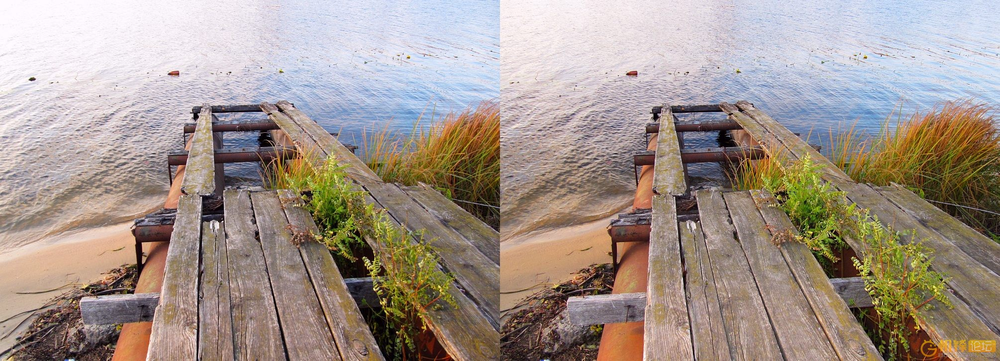
#> input picture bridge.png, 1000 x 361 px, shrunk from 2010 x 726 before the run
$ python StereoSGBM.py
#> lines starting #> are read from the running program, lines starting #| are printed output that depends on the picture

import numpy as np
import matplotlib
import cv2
import os
from matplotlib import pyplot as plt


img = cv2.imread("bridge.png")
#> img is the input picture: shape (361, 1000, 3); mean B, G, R 140.6, 149.5, 163
cv2.imshow("img", img)
imgL = np.split(img, 2, 1)[0]
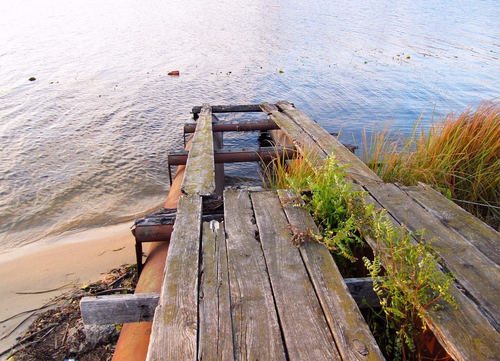
#> imgL: shape (361, 500, 3); mean B, G, R 146.7, 153.3, 166.2
imgR = np.split(img, 2, 1)[1]
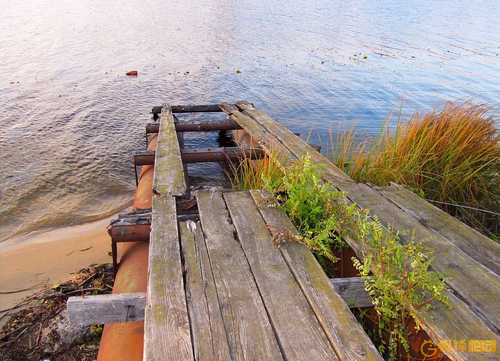
#> imgR: shape (361, 500, 3); mean B, G, R 134.6, 145.6, 159.8
stereo = cv2.StereoSGBM_create(numDisparities=96, blockSize=7)
disparity = stereo.compute(imgL, imgR)
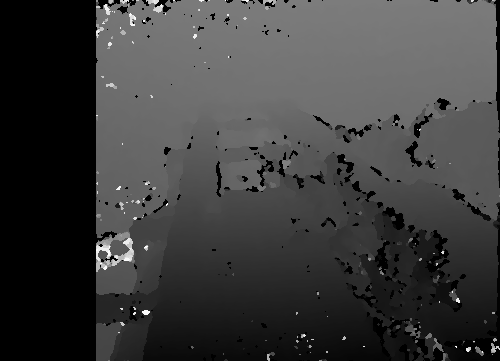
#> disparity: shape (361, 500) int16; min -16, max 1520, mean 355.4; drawn with min black and max white
plt.title("SGBM")
plt.imshow(disparity)
plt.show()
